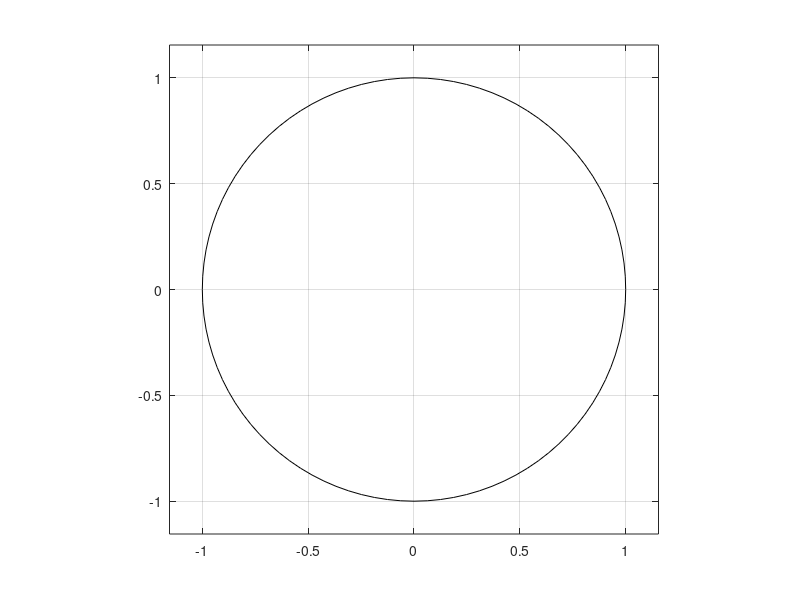

MATLAB code to generate this figure:
% Se define el array con los pulsos
x=[ones(1,30)];

% Coeficientes
b = 0.1 * ones(1,10);
a = 1;

filtro = filter(b, a, x)

stem(filtro);
zplane(roots(a))
